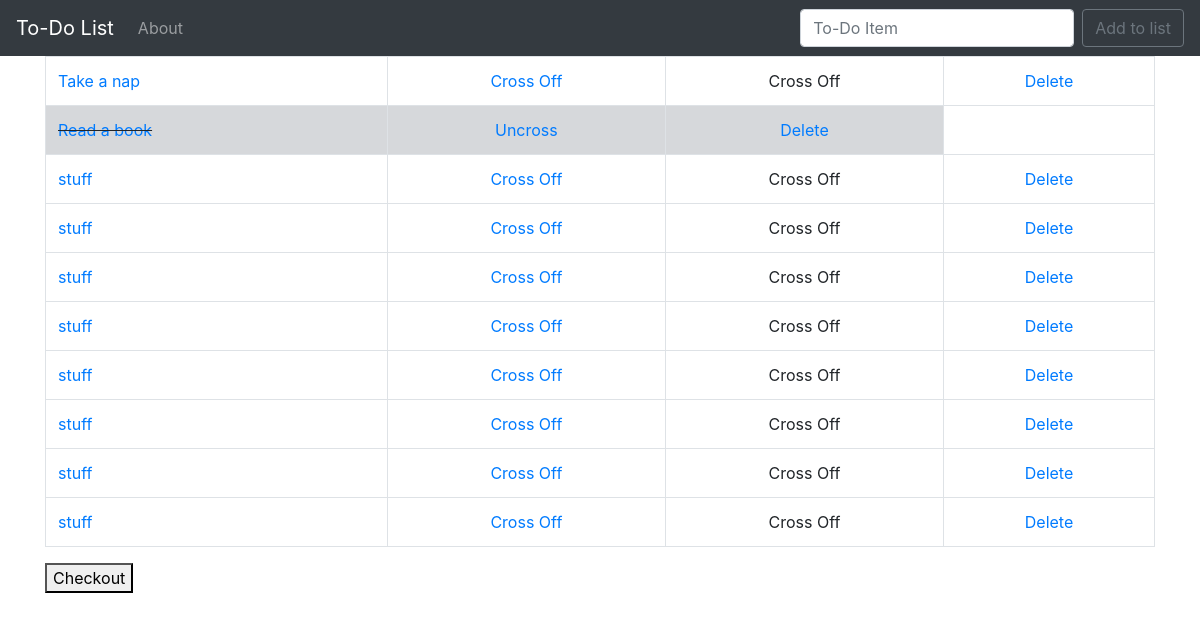
The app's page /, older data.
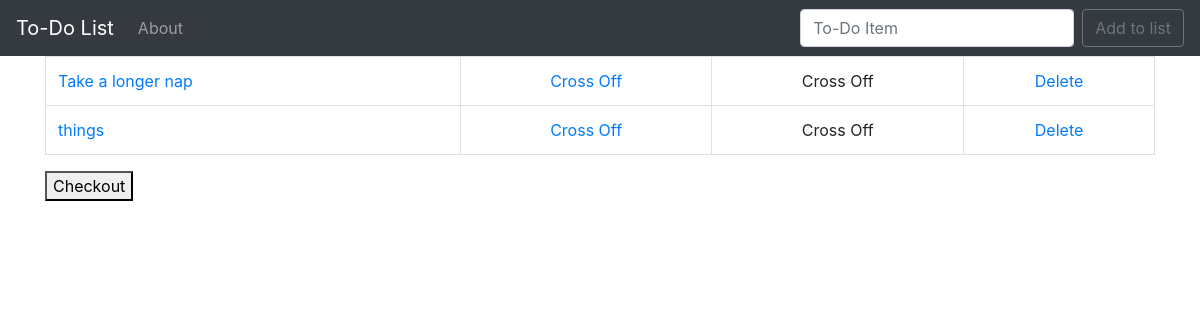
The same page, newer data.
### todo_list/models.py (models this page shows, shortened)
class List(models.Model):
     item = models.CharField(max_length=200)
     completed = models.BooleanField(default=False)

### todo_list/views.py (the view)
# urls.py: path('', views.home, name='home'),
def home(request):
    if request.method == 'POST':
        form = ListForm(request.POST or None)
        if form.is_valid():
            form.save()
            all_items = List.objects.all
            messages.success(request, ('Item has Been Added To List'))
            return render(request, 'home.html', {'all_items': all_items})
    else:
        all_items = List.objects.all
        return render(request, 'home.html', {'all_items': all_items})

### todo_list/templates/home.html (shortened to what this page needs)
{% extends 'base.html' %}
{% block content %}
{% if all_items %}
<table class="table table-bordered">
    {% for things in all_items %}
        {% if things.completed %}
            <tr class="table-secondary">
                <td class="striker"><a href="{% url 'edit' things.id %}">{{ things.item }}</a></td>
                <td><center><a href="{% url 'uncross_off' things.id %}">Uncross</a></center></td>
                <td><center><a href="{% url 'delete' things.id %}">Delete</a></center></td>
            </tr>
        {% else %}
            <tr>
                <td><a href="{% url 'edit' things.id %}">{{ things.item }}</a></td>
                <td><center><a href="{% url 'cross_off' things.id %}">Cross Off</a></center></td>
                <td><center> Cross Off </center></td>
                <td><center><a href="{% url 'delete' things.id %}">Delete</a></center></td>
            </tr>
        {% endif %}
    {% endfor %}
</table>
<button>Checkout</button>
{% endif %}
{% endblock %}

### todo_list/templates/base.html (shortened to what this page needs)
{% load static %}
<!doctype html>
<html lang="en">
  <head>
    <link rel="stylesheet" href="https://maxcdn.bootstrapcdn.com/bootstrap/4.0.0/css/bootstrap.min.css">
    <link rel="stylesheet" href="{% static 'css/style.css' %}">
  </head>
  <body>
        <nav class="navbar navbar-expand-lg navbar-dark bg-dark">
                <a class="navbar-brand" href="{% url 'home' %}">To-Do List</a>
                <div class="collapse navbar-collapse" id="navbarSupportedContent">
                  <ul class="navbar-nav mr-auto">
                    <li class="nav-item">
                      <a class="nav-link" href="{% url 'about' %}">About</a>
                    </li>
                  </ul>
                  <form class="form-inline my-2 my-lg-0" method="POST">
                    <input class="form-control mr-sm-2" type="search" placeholder="To-Do Item" aria-label="Search" name="item">
                    <button class="btn btn-outline-secondary my-2 my-sm-0" type="submit">Add to list</button>
                  </form>
                </div>
              </nav>
      <div class="container">
        {% block content %}{% endblock %}
    </div>
  </body>
</html>

Row changes from the older to the newer data that the page shows:
removed List: item "Read a book"
removed List: item "stuff"
removed List: item "stuff"
removed List: item "stuff"
removed List: item "stuff"
removed List: item "stuff"
removed List: item "stuff"
removed List: item "stuff"
removed List: item "stuff"
changed List: item "Take a nap" → "Take a longer nap"
added List: item "things"
